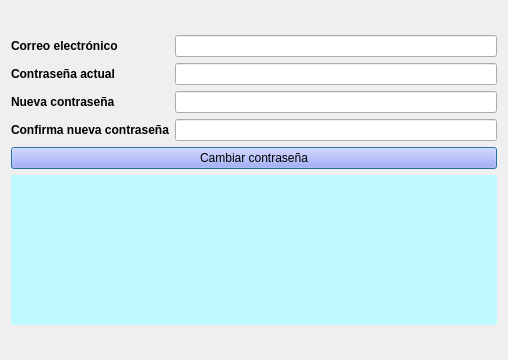
<?xml version="1.0" encoding="UTF-8"?>
<ui version="4.0">
 <class>Dialog</class>
 <widget class="QDialog" name="Dialog">
  <property name="geometry">
   <rect>
    <x>0</x>
    <y>0</y>
    <width>508</width>
    <height>360</height>
   </rect>
  </property>
  <property name="windowTitle">
   <string>Cambiando contraseña</string>
  </property>
  <layout class="QGridLayout" name="gridLayout">
   <item row="0" column="0">
    <layout class="QVBoxLayout" name="verticalLayout_3">
     <item>
      <layout class="QHBoxLayout" name="horizontalLayout">
       <item>
        <layout class="QVBoxLayout" name="verticalLayout_2">
         <item>
          <widget class="QLabel" name="label">
           <property name="font">
            <font>
             <weight>75</weight>
             <bold>true</bold>
            </font>
           </property>
           <property name="text">
            <string>Correo electrónico</string>
           </property>
          </widget>
         </item>
         <item>
          <widget class="QLabel" name="label_2">
           <property name="font">
            <font>
             <weight>75</weight>
             <bold>true</bold>
            </font>
           </property>
           <property name="text">
            <string>Contraseña actual</string>
           </property>
          </widget>
         </item>
         <item>
          <widget class="QLabel" name="label_3">
           <property name="font">
            <font>
             <weight>75</weight>
             <bold>true</bold>
            </font>
           </property>
           <property name="text">
            <string>Nueva contraseña</string>
           </property>
          </widget>
         </item>
         <item>
          <widget class="QLabel" name="label_4">
           <property name="font">
            <font>
             <weight>75</weight>
             <bold>true</bold>
            </font>
           </property>
           <property name="text">
            <string>Confirma nueva contraseña</string>
           </property>
          </widget>
         </item>
        </layout>
       </item>
       <item>
        <layout class="QVBoxLayout" name="verticalLayout">
         <item>
          <widget class="QLineEdit" name="lineEditEmailAddress"/>
         </item>
         <item>
          <widget class="QLineEdit" name="lineEditOldPassword">
           <property name="echoMode">
            <enum>QLineEdit::Password</enum>
           </property>
          </widget>
         </item>
         <item>
          <widget class="QLineEdit" name="lineEditNewPassword">
           <property name="echoMode">
            <enum>QLineEdit::Password</enum>
           </property>
          </widget>
         </item>
         <item>
          <widget class="QLineEdit" name="lineEditRePassword">
           <property name="echoMode">
            <enum>QLineEdit::Password</enum>
           </property>
          </widget>
         </item>
        </layout>
       </item>
      </layout>
     </item>
     <item>
      <widget class="QPushButton" name="pushButtonChangePassword">
       <property name="styleSheet">
        <string notr="true">background-color: rgb(150, 155, 255);</string>
       </property>
       <property name="text">
        <string>Cambiar contraseña</string>
       </property>
      </widget>
     </item>
     <item>
      <widget class="QLabel" name="labelResponse">
       <property name="maximumSize">
        <size>
         <width>16777215</width>
         <height>150</height>
        </size>
       </property>
       <property name="styleSheet">
        <string notr="true">background-color: rgb(191, 250, 255);</string>
       </property>
       <property name="text">
        <string/>
       </property>
      </widget>
     </item>
    </layout>
   </item>
  </layout>
 </widget>
 <resources/>
 <connections/>
</ui>
